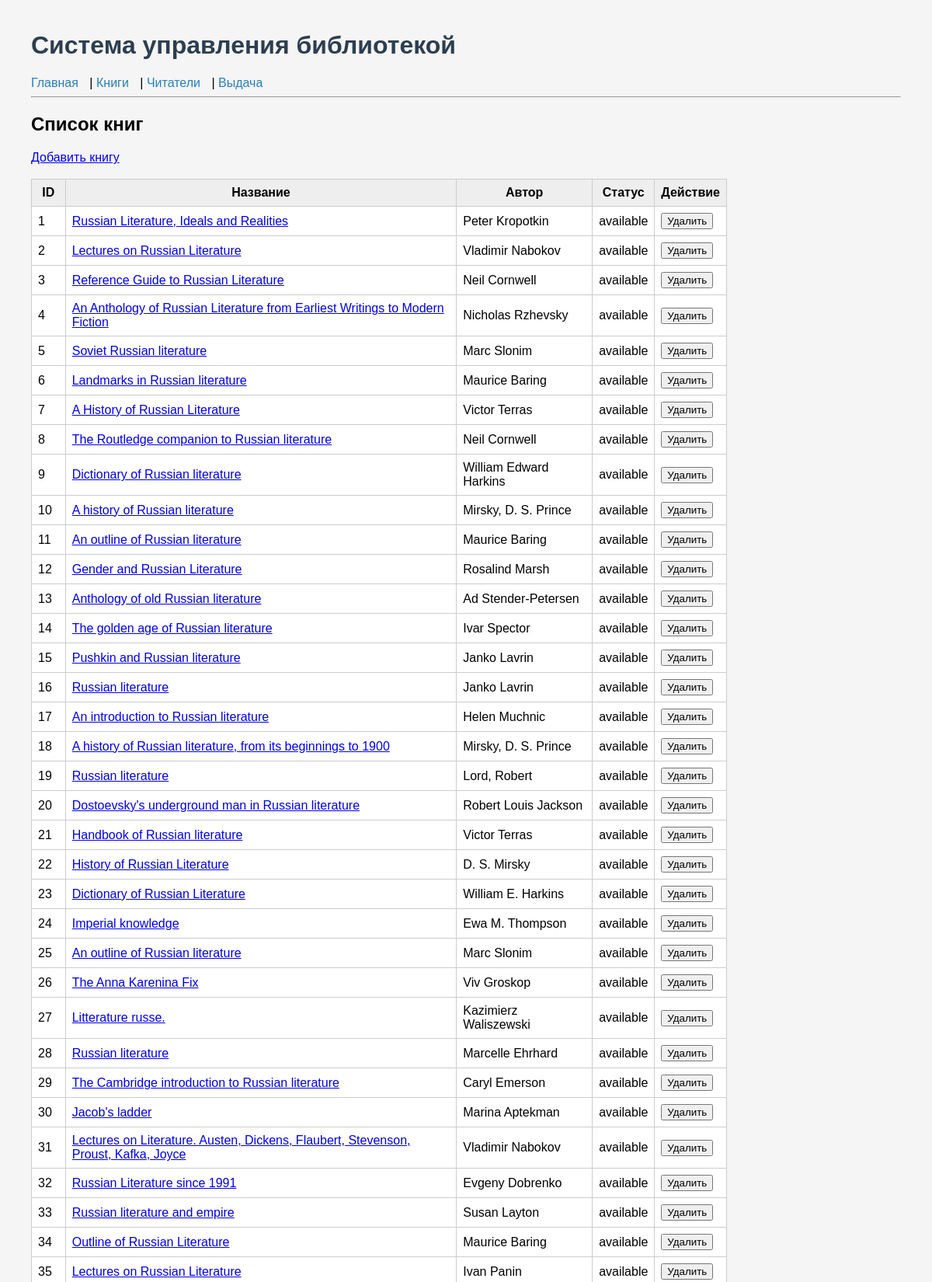
The app's page /books_page (upper part) with its own data.
### app/models.py (models this page shows)
class Book(Base):
    __tablename__ = "books"
    id = Column(Integer, primary_key=True, index=True)
    title = Column(String, nullable=False)
    author = Column(String, nullable=False)
    year = Column(Integer)
    status = Column(String, default="available")
    issues = relationship("Issue", back_populates="book")
    activities = relationship("UserActivity", back_populates="book")

### app/routes/pages.py (the view)
@router.get("/books_page", response_class=HTMLResponse)
def books_page(request: Request, db: Session = Depends(get_db)):
    books = db.query(models.Book).all()
    return templates.TemplateResponse(request, "books.html", {"books": books})

### app/templates/books.html
{% extends "base.html" %}
{% block content %}
<h2>Список книг</h2>
<a href="/add_book_page">Добавить книгу</a>
<br><br>
<table>
    <tr>
        <th>ID</th>
        <th>Название</th>
        <th>Автор</th>
        <th>Статус</th>
        <th>Действие</th>
    </tr>
    {% for book in books %}
    <tr>
        <td>{{ book.id }}</td>
        <td><a href="/book_detail/{{ book.id }}">{{ book.title }}</a></td>
        <td>{{ book.author }}</td>
        <td>{{ book.status }}</td>
        <td>
            <form method="post" action="/delete_book/{{ book.id }}">
                <button type="submit">Удалить</button>
            </form>
        </td>
    </tr>
    {% endfor %}
</table>
{% endblock %}

### app/static/css/style.css (style rules this page uses)
body { font-family: Arial; margin: 40px; background-color: #f5f5f5; }
table { border-collapse: collapse; width: 80%; background: white; }
th, td { border: 1px solid #ccc; padding: 8px; }
th { background: #eee; }

### records on screen
Book: id "1", title "Russian Literature, Ideals and Realities", author "Peter Kropotkin", status "available"
Book: id "2", title "Lectures on Russian Literature", author "Vladimir Nabokov", status "available"
Book: id "3", title "Reference Guide to Russian Literature", author "Neil Cornwell", status "available"
Book: id "4", title "An Anthology of Russian Literature from Earliest Writings to Modern Fiction", author "Nicholas Rzhevsky", status "available"
Book: id "5", title "Soviet Russian literature", author "Marc Slonim", status "available"
Book: id "6", title "Landmarks in Russian literature", author "Maurice Baring", status "available"
Book: id "7", title "A History of Russian Literature", author "Victor Terras", status "available"
Book: id "8", title "The Routledge companion to Russian literature", author "Neil Cornwell", status "available"
Book: id "9", title "Dictionary of Russian literature", author "William Edward Harkins", status "available"
Book: id "10", title "A history of Russian literature", author "Mirsky, D. S. Prince", status "available"
Book: id "11", title "An outline of Russian literature", author "Maurice Baring", status "available"
Book: id "12", title "Gender and Russian Literature", author "Rosalind Marsh", status "available"
Book: id "13", title "Anthology of old Russian literature", author "Ad Stender-Petersen", status "available"
Book: id "14", title "The golden age of Russian literature", author "Ivar Spector", status "available"
Book: id "15", title "Pushkin and Russian literature", author "Janko Lavrin", status "available"
Book: id "16", title "Russian literature", author "Janko Lavrin", status "available"
Book: id "17", title "An introduction to Russian literature", author "Helen Muchnic", status "available"
Book: id "18", title "A history of Russian literature, from its beginnings to 1900", author "Mirsky, D. S. Prince", status "available"
Book: id "19", title "Russian literature", author "Lord, Robert", status "available"
Book: id "20", title "Dostoevsky's underground man in Russian literature", author "Robert Louis Jackson", status "available"
Book: id "21", title "Handbook of Russian literature", author "Victor Terras", status "available"
Book: id "22", title "History of Russian Literature", author "D. S. Mirsky", status "available"
Book: id "23", title "Dictionary of Russian Literature", author "William E. Harkins", status "available"
Book: id "24", title "Imperial knowledge", author "Ewa M. Thompson", status "available"
Book: id "25", title "An outline of Russian literature", author "Marc Slonim", status "available"
Book: id "26", title "The Anna Karenina Fix", author "Viv Groskop", status "available"
Book: id "27", title "Litterature russe.", author "Kazimierz Waliszewski", status "available"
Book: id "28", title "Russian literature", author "Marcelle Ehrhard", status "available"
Book: id "29", title "The Cambridge introduction to Russian literature", author "Caryl Emerson", status "available"
Book: id "30", title "Jacob's ladder", author "Marina Aptekman", status "available"
Book: id "31", title "Lectures on Literature. Austen, Dickens, Flaubert, Stevenson, Proust, Kafka, Joyce", author "Vladimir Nabokov", status "available"
Book: id "32", title "Russian Literature since 1991", author "Evgeny Dobrenko", status "available"
Book: id "33", title "Russian literature and empire", author "Susan Layton", status "available"
Book: id "34", title "Outline of Russian Literature", author "Maurice Baring", status "available"
Book: id "35", title "Lectures on Russian Literature", author "Ivan Panin", status "available"
